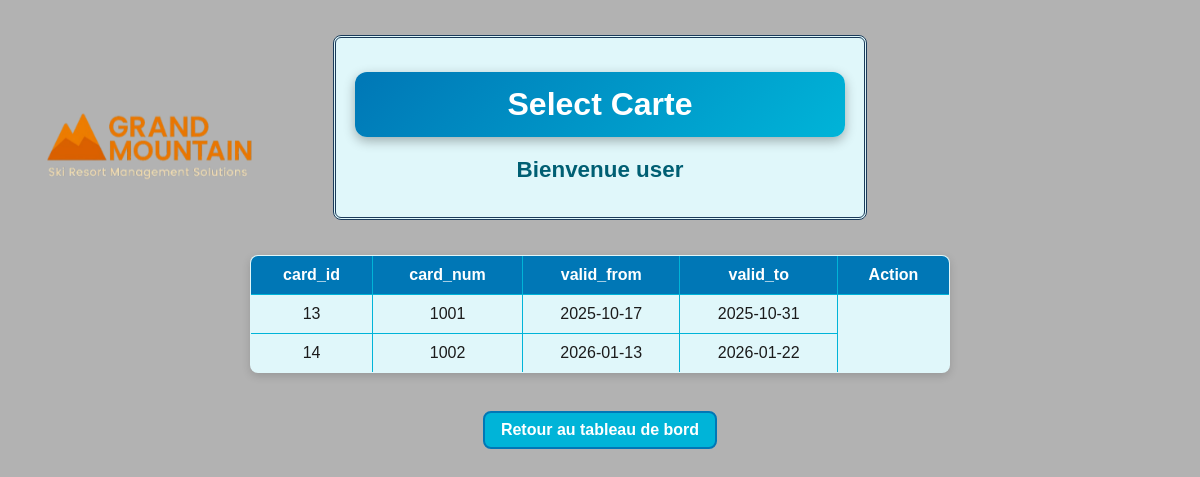
Page /display_cards.php (signed in) on the committed database.
### tables this page shows
CREATE TABLE `cards` (
  `card_id` int UNSIGNED NOT NULL,
  `card_num` int UNSIGNED NOT NULL,
  `valid_from` date NOT NULL,
  `valid_to` date NOT NULL
);

### display_cards.php (the view, shortened to what this page needs)
<?php
require_once __DIR__ . '/config.php';
if (!isset($skipass_db) || !($skipass_db instanceof mysqli)) {
    $skipass_db = new mysqli($db_host,$db_user,$db_pass,$db_name, $db_port);
}
$query = "SELECT * FROM cards";
if (!$result = $skipass_db->query($query)) {
    die("Erreur SELECT : " . $skipass_db->error);
}
$fields = $result->fetch_fields();
?>
<!doctype html>
<html lang="fr">
<head>
  <link rel="stylesheet" type="text/css" href="assets/style.css">
</head>
<body>
  <div class="top_banner">
    <h1>Select Carte</h1>
    <h2><?php echo "Bienvenue " . htmlspecialchars($_SESSION['login']); ?></h2>
  </div>
  <table border="1">
    <tr>
      <?php foreach ($fields as $f): ?>
        <th><?= htmlspecialchars($f->name) ?></th>
      <?php endforeach; ?>
      <th>Action</th>
    </tr>
    <?php while ($row = $result->fetch_assoc()): ?>
    <tr>
      <?php foreach ($fields as $f): ?>
        <td><?= htmlspecialchars($row[$f->name]) ?></td>
      <?php endforeach; ?>
    <?php endwhile; ?>
  </table>
  <br>
  <a href="dashboard.php">Retour au tableau de bord</a>
</body>
</html>

### assets/style.css (style rules this page uses)
body { margin: 0; padding: 20px; min-height: 100vh; font-family: 'Arial', sans-serif; display: flex; flex-direction: column; align-items: center; color: #1b1b1b; position: relative; background-image: url('background.png'); background-size: cover; background-repeat: no-repeat; background-position: center; }
body::before { content: ''; position: fixed; top: 20px; left: 20px; width: 250px; height: 250px; background-image: url('logo.png'); background-size: contain; background-repeat: no-repeat; background-position: center; z-index: 1; pointer-events: none; }
body::after { content: ''; position: fixed; top: 0; left: 0; width: 100%; height: 100%; background: rgba(0,0,0,0.3); z-index: 0; pointer-events: none; }
body > * { position: relative; z-index: 2; }
h1 { max-width: 600px; width: 90%; margin: 20px auto; text-align: center; background: linear-gradient(135deg, #0077b6, #00b4d8); color: #fff; padding: 14px 20px; border-radius: 12px; box-shadow: 0 4px 12px rgba(0,0,0,0.3); }
h2 { color: #005f73; text-align: center; font-size: 1.4em; margin: 10px 0 20px; }
.top_banner { border: 3px double #1b3b5a; border-radius: 8px; max-width: 500px; width: 100%; padding: 14px; background: #e0f7fa; margin: 15px 0; text-align: center; font-weight: bold; color: #003459; }
table { border-collapse: collapse; margin: 20px auto; width: 90%; max-width: 700px; background: #e0f7fa; box-shadow: 0 3px 8px rgba(0,0,0,0.15); border-radius: 8px; overflow: hidden; }
td, th { border: 1px solid #00b4d8; padding: 10px 14px; text-align: center; }
th { background-color: #0077b6; font-weight: bold; color: #fff; }
a { display: inline-block; border: 2px solid #0077b6; background-color: #00b4d8; border-radius: 8px; padding: 8px 16px; text-decoration: none; color: #fff; font-weight: bold; transition: background 0.3s, transform 0.2s; }

### rows in the picture
cards: card_id "13", card_num "1001", valid_from "2025-10-17", valid_to "2025-10-31"
cards: card_id "14", card_num "1002", valid_from "2026-01-13", valid_to "2026-01-22"

### other values in the picture
$_SESSION['login'] "user"
$f->name "card_id"
$f->name "card_num"
$f->name "valid_from"
$f->name "valid_to"
